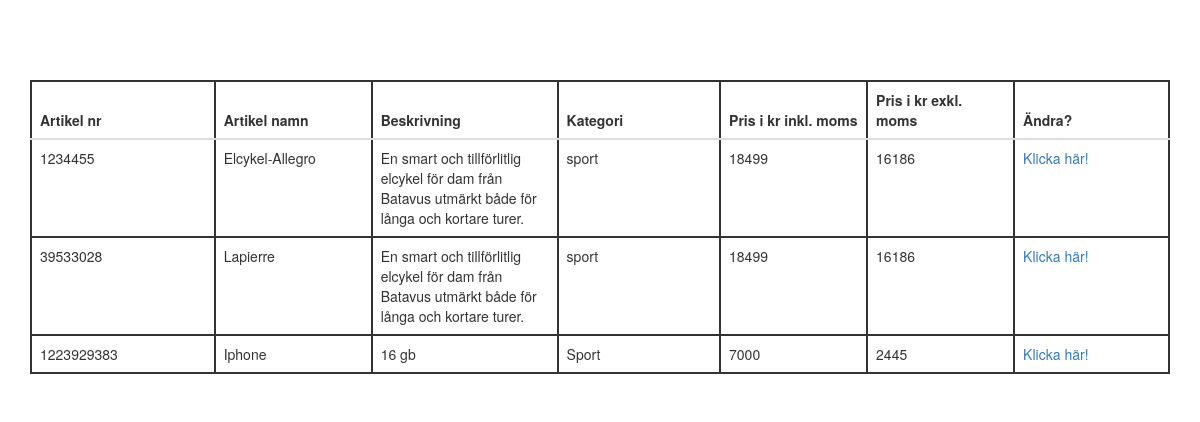
/sport/index.php, run on the app's committed database.
### tables this page shows
CREATE TABLE IF NOT EXISTS `butik` (
  `id` int(11) NOT NULL,
  `artnmr` int(30) NOT NULL,
  `artnamn` varchar(30) DEFAULT NULL,
  `beskrivning` varchar(255) DEFAULT NULL,
  `kategori` varchar(30) DEFAULT NULL,
  `inklmoms` int(30) NOT NULL,
  `exklmoms` int(30) NOT NULL
);

### sport/index.php (the view, shortened to what this page needs)
<?php
  include 'connection.php';
 ?>
<!DOCTYPE html>
<html lang="en">
<head>
  <link rel="stylesheet" href="https://maxcdn.bootstrapcdn.com/bootstrap/3.3.7/css/bootstrap.min.css">
  <link rel="stylesheet" href="style.css">
</head>
<body>
<div class="container">
<br/>
<br/>
<br/>
<br/>
  <table class="table">
    <thead>
      <tr>
        <th>Artikel nr</th>
        <th>Artikel namn</th>
        <th>Beskrivning</th>
        <th>Kategori</th>
        <th>Pris i kr inkl. moms</th>
        <th>Pris i kr exkl. moms</th>
        <th>Ändra?</th>
      </tr>
    </thead>
    <tbody>
      <?php
          $table  = mysqli_query($connection ,'SELECT * FROM butik WHERE kategori="Sport"');
          while($row  = mysqli_fetch_array($table)){ ?>
              <tr id="<?php echo $row['id']; ?>">
                <td data-target="artnmr"><?php echo $row['artnmr']; ?></td>
                <td data-target="artnamn"><?php echo $row['artnamn']; ?></td>
                <td data-target="beskrivning"><?php echo $row['beskrivning']; ?></td>
                <td data-target="kategori"><?php echo $row['kategori']; ?></td>
                <td data-target="inklmoms"><?php echo $row['inklmoms']; ?></td>
               <td data-target="exklmoms"><?php echo $row['exklmoms']; ?></td>
                <td><a href="#" data-role="update" data-id="<?php echo $row['id'] ;?>">Klicka här!</a></td>
              </tr>
         <?php }
       ?>
    </tbody>
  </table>
</div>
</body>
</html>

### sport/style.css (style rules this page uses)
table, td, th { border: 2px solid; text-align: left; }
table { border-collapse: collapse; width: 100%; }
th, td { padding: 20px; width: 5%; }

### data on the page
butik: artnmr "1234455", artnamn "Elcykel-Allegro", beskrivning "En smart och tillförlitlig elcykel för dam från Batavus utmärkt både för långa och kortare turer.", kategori "sport", inklmoms "18499", exklmoms "16186"
butik: artnmr "39533028", artnamn "Lapierre", beskrivning "En smart och tillförlitlig elcykel för dam från Batavus utmärkt både för långa och kortare turer.", kategori "sport", inklmoms "18499", exklmoms "16186"
butik: artnmr "1223929383", artnamn "Iphone", beskrivning "16 gb", kategori "Sport", inklmoms "7000", exklmoms "2445"
